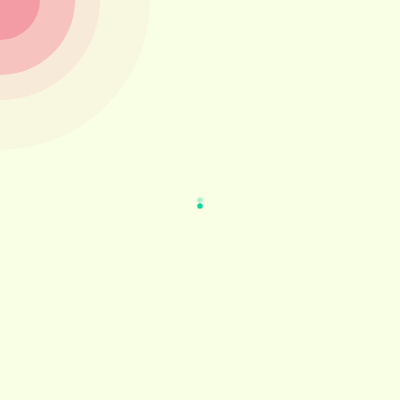
Frame 1 (no input)
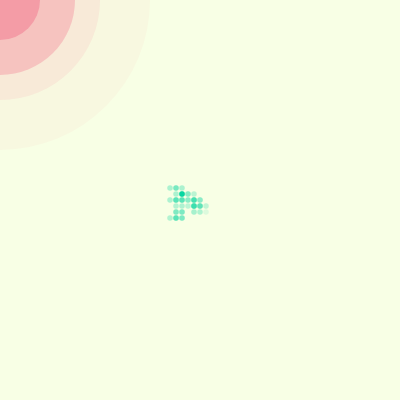
Frame 60 (no input)
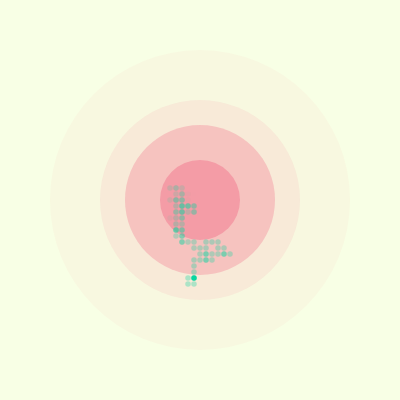
Frame 120 (the mouse pressed at the canvas centre since frame 60)

The p5.js sketch that drew these frames (run headless with seeded random() and noise() and a simulated clock; from frame 60 on, the mouse is pressed at the canvas centre):

// p5.js sketch
// ── sketch.js
class Walker {
  constructor(width, height, color) {
    this.width = width;
    this.height = height;
    this.x = 200;
    this.y = 200;
    this.color = color;

    this.history = [];
  }

  update(towards) {
    this.history.push({ x: this.x, y: this.y });
    // move
    let choice = floor(random(4));

    if (choice === 0) {
      this.x += 6;
    } else if (choice === 1) {
      this.x -= 6;
    } else if (choice === 2) {
      this.y += 6;
    } else {
      this.y -= 6;
    }

    // Stay in bounds
    if (this.x > this.width) {
      this.x = width;
    }
    if (this.x < 0) {
      this.x = 0;
    }
    if (this.y > this.height) {
      this.height = height;
    }
    if (this.y < 0) {
      this.y = 0;
    }

    const maxHistory = 100;
    var arrLength = this.history.length;
    if (arrLength > maxHistory) {
      this.history.splice(0, arrLength - maxHistory);
    }
  }

  draw() {
    const c = color(this.color);
    c.setAlpha(250);
    fill(c);
    strokeWeight(0);
    circle(this.x, this.y, 5.5);

    for (let i = 0; i < this.history.length; i++) {
      c.setAlpha(80 - (i / this.history.length) * i);
      fill(c);

      const h = this.history[this.history.length - i - 1];
      const { x, y } = h;
      circle(x, y, 5.5);
    }
  }
}

let walker;
function setup() {
  walker = new Walker(400, 400, "#06D6A0");
  createCanvas(400, 400);
  noCursor();
}

function update() {
  walker.update({ x: mouseX, y: mouseY });
}

function draw() {
  update();
  background("#F8FFE5");

  const watermelon = color("#EF476F");

  noStroke();

  watermelon.setAlpha(10);
  fill(watermelon);
  circle(mouseX, mouseY, 300);

  watermelon.setAlpha(20);
  fill(watermelon);
  circle(mouseX, mouseY, 200);

  watermelon.setAlpha(60);
  fill(watermelon);
  circle(mouseX, mouseY, 150);

  watermelon.setAlpha(80);
  fill(watermelon);
  circle(mouseX, mouseY, 80);
  // update

  walker.draw();
}
